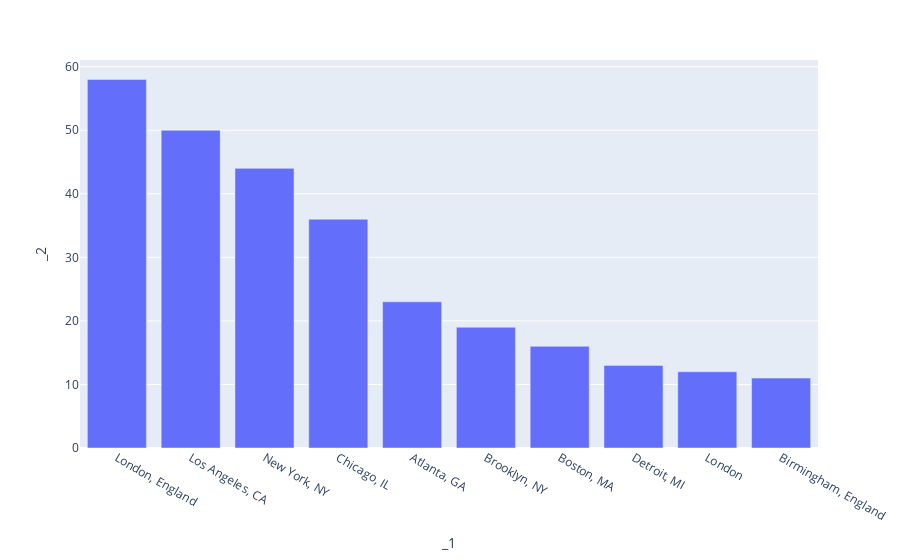

Write notebook code for a chart like this one.
### Code cell
%%local
import plotly.express as px
fig = px.bar(df_artist, x='_1', y='_2')
fig.update_layout(
    height=400,
    title_text='  #Location count of popular artist by city',
    yaxis_title="#Number of songs",
    xaxis_title="Year"
)
fig.show()

### Figure 1 — Plotly figure (JSON) as saved in the notebook; plotly's stock layout.template omitted (floating-point values rounded to 4 significant figures)
{"data": [{"alignmentgroup": "True", "hovertemplate": "_1=%{x}<br>_2=%{y}<extra></extra>", "legendgroup": "", "marker": {"color": "#636efa"}, "name": "", "offsetgroup": "", "orientation": "v", "showlegend": false, "textposition": "auto", "type": "bar", "x": ["London, England", "Los Angeles, CA", "New York, NY", "Chicago, IL", "Atlanta, GA", "Brooklyn, NY", "Boston, MA", "Detroit, MI", "London", "Birmingham, England"], "xaxis": "x", "y": [58, 50, 44, 36, 23, 19, 16, 13, 12, 11], "yaxis": "y"}], "layout": {"autosize": true, "barmode": "relative", "legend": {"tracegroupgap": 0}, "margin": {"t": 60}, "xaxis": {"anchor": "y", "autorange": true, "domain": [0, 1], "range": [-0.5, 9.5], "title": {"text": "_1"}, "type": "category"}, "yaxis": {"anchor": "x", "autorange": true, "domain": [0, 1], "range": [0, 61.05], "title": {"text": "_2"}, "type": "linear"}}}
